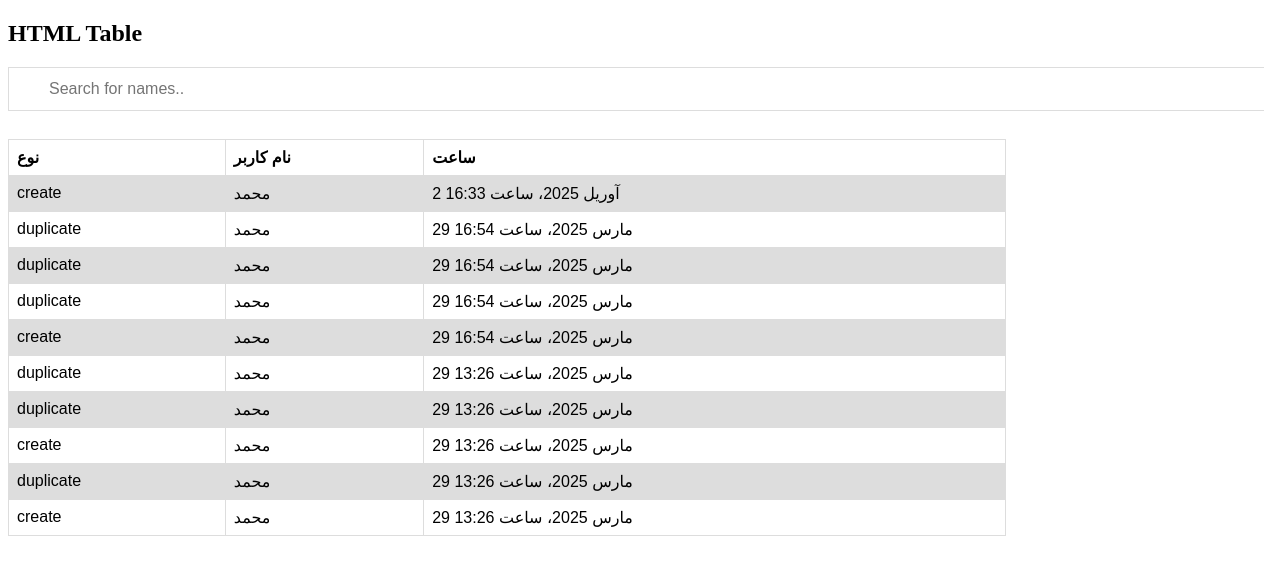
Screenshot of /log/ with the database file from the repository.
### verifi/models.py (models this page shows, shortened)
class log(models.Model):
    name = models.CharField(max_length=100)
    status = models.CharField(max_length=100)
    time = models.DateTimeField(auto_now_add=timezone.now)

### verifi/views.py (the view)
# urls.py: path('log/' , logView , name='log'),
def logView(request):
    context = {
        'log': log.objects.all().order_by('-time')
    }
    return render(request, 'log.html', context)

### verifi/templates/log.html (shortened to what this page needs)
<!DOCTYPE html>
<html lang="en">
<head>
</head>
<body>
<head>
</head>
<body>
<h2>HTML Table</h2>
<p>
    <input type="text" id="myInput" onkeyup="myFunction()" placeholder="Search for names.." title="Type in a name">
</p>
<table>
  <tr>
    <th>نوع</th>
    <th>نام کاربر</th>
    <th>ساعت</th>
  </tr>
  {% for logs in log %}
  <tr id="myUL">
    <td>{{ logs.status }}</td>
    <td> {{ logs.name }}</td>
    <td> {{ logs.time }}</td>
  </tr>
  {% endfor %}
</table>
</body>
</html>

### verifi/templates/log.html (style rules this page uses)
table { font-family: arial, sans-serif; border-collapse: collapse; width: 80%; }
td, th { border: 1px solid #dddddd; text-align: left; padding: 8px; }
tr:nth-child(even) { background-color: #dddddd; }
#myInput { background-image: url('/css/searchicon.png'); background-position: 10px 12px; background-repeat: no-repeat; width: 100%; font-size: 16px; padding: 12px 20px 12px 40px; border: 1px solid #ddd; margin-bottom: 12px; }

### rows the page displays
log: status "create", name "محمد", time "2 آوریل 2025، ساعت 16:33"
log: status "duplicate", name "محمد", time "29 مارس 2025، ساعت 16:54"
log: status "duplicate", name "محمد", time "29 مارس 2025، ساعت 16:54"
log: status "duplicate", name "محمد", time "29 مارس 2025، ساعت 16:54"
log: status "create", name "محمد", time "29 مارس 2025، ساعت 16:54"
log: status "duplicate", name "محمد", time "29 مارس 2025، ساعت 13:26"
log: status "duplicate", name "محمد", time "29 مارس 2025، ساعت 13:26"
log: status "create", name "محمد", time "29 مارس 2025، ساعت 13:26"
log: status "duplicate", name "محمد", time "29 مارس 2025، ساعت 13:26"
log: status "create", name "محمد", time "29 مارس 2025، ساعت 13:26"
